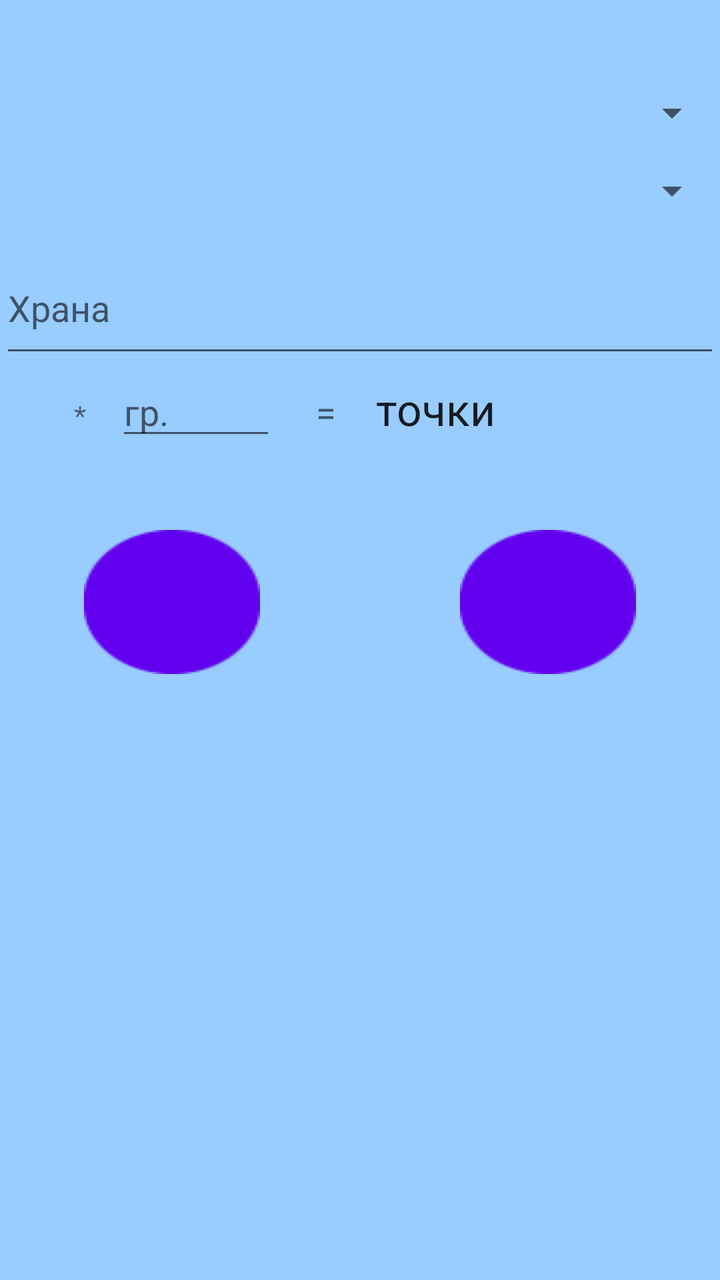
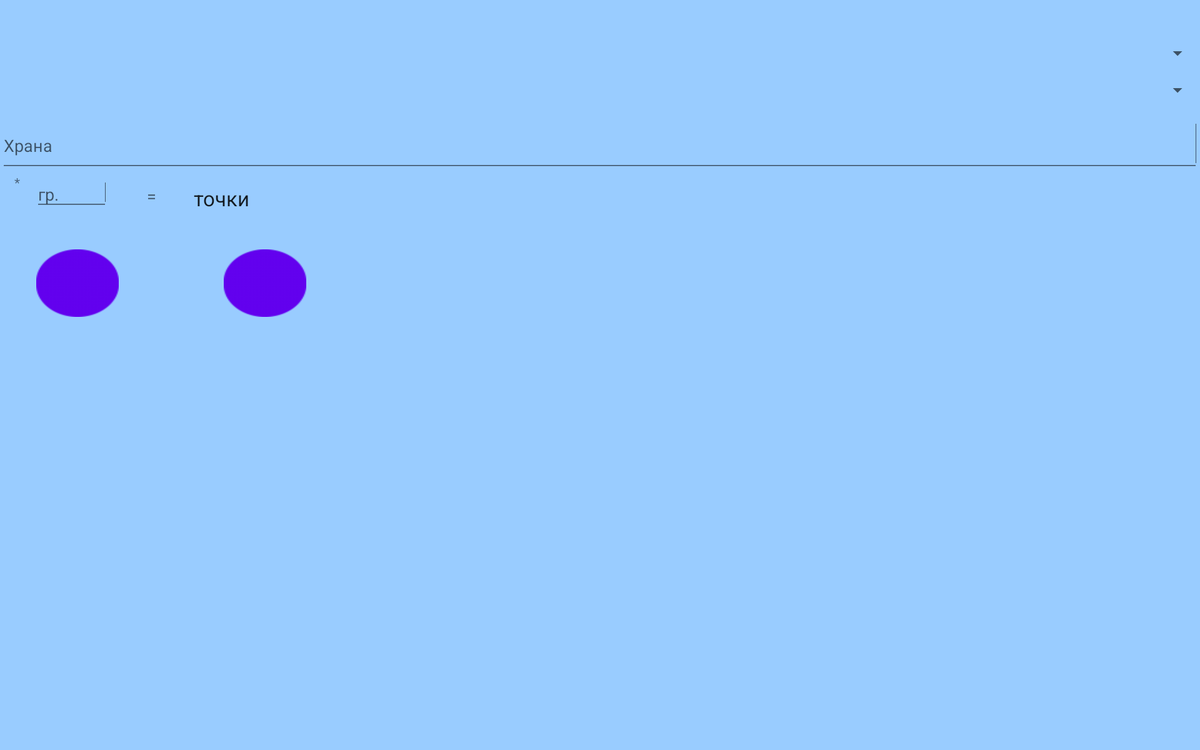

One screen, two layout resources from the same app: the default and the repository's alternative for another configuration. Each is rendered where Android would select it; the XML of both is given below.
<!-- AndroidManifest.xml: application theme AppTheme -->
<!-- res/layout/activity_main.xml -->
<?xml version="1.0" encoding="utf-8"?>
<ScrollView xmlns:android="http://schemas.android.com/apk/res/android"
    xmlns:tools="http://schemas.android.com/tools"
    android:layout_width="wrap_content"
    android:layout_height="fill_parent"
    android:background="#99CCFF"
    tools:context=".MainActivity"
    android:foregroundGravity="center_horizontal">

    <RelativeLayout
        android:id="@id/relativeView1"
        android:layout_width="wrap_content"
        android:layout_height="380.0dip"
         >

        <TextView
            android:id="@id/textView1"
            android:layout_width="wrap_content"
            android:layout_height="wrap_content"
            android:layout_alignParentLeft="true"
            android:layout_alignParentRight="true"
            android:layout_alignParentTop="true"
            android:textAppearance="?android:textAppearanceLarge" />

        <Spinner
            android:id="@id/spinner2"
            android:layout_width="wrap_content"
            android:layout_height="wrap_content"
            android:layout_alignParentLeft="true"
            android:layout_alignParentRight="true"
            android:layout_below="@id/textView1"
            android:layout_marginTop="15.0dip" />

        <Spinner
            android:id="@id/spinner1"
            android:layout_width="wrap_content"
            android:layout_height="wrap_content"
            android:layout_alignParentLeft="true"
            android:layout_alignParentRight="true"
            android:layout_below="@id/spinner2"
            android:layout_marginTop="15.0dip" />

        <AutoCompleteTextView
            android:id="@id/autoCompleteTextView1"
            android:layout_width="220.0dip"
            android:layout_height="wrap_content"
            android:layout_alignParentLeft="true"
            android:layout_alignParentRight="true"
            android:layout_below="@id/spinner1"
            android:layout_marginTop="14.0dip"
            android:completionThreshold="1"
            android:ems="10"
            android:hint="@string/hrana"
            android:imeOptions="actionNext"
            android:lines="2" >

            <requestFocus />
        </AutoCompleteTextView>

        <LinearLayout
            android:id="@id/LinLayouttx"
            android:layout_width="wrap_content"
            android:layout_height="wrap_content"
            android:orientation="horizontal"
            android:layout_below="@id/autoCompleteTextView1"
            android:layout_centerHorizontal="true">

            <TextView
                android:id="@id/textViewmulty"
                android:layout_width="wrap_content"
                android:layout_height="wrap_content"
                android:layout_marginLeft="15.0dip"
                android:text="@string/multiply"
                android:textAppearance="?android:textAppearanceSmall" />

            <EditText
                android:id="@id/editText1"
                android:layout_width="80.0dip"
                android:layout_height="wrap_content"
                android:layout_marginLeft="15.0dip"
                android:ems="10"
                android:hint="@string/gr"
                android:imeOptions="actionDone"
                android:inputType="numberDecimal" />



            <TextView
                android:id="@id/textVieweq"
                android:layout_width="wrap_content"
                android:layout_height="wrap_content"
                android:layout_marginLeft="20.0dip"
                android:text="@string/eq"
                android:textAppearance="?android:textAppearanceMedium" />

            <TextView
                android:id="@id/textViewtochki"
                android:layout_width="150.0dip"
                android:layout_height="wrap_content"
                android:layout_marginLeft="20.0dip"
                android:text="@string/tochki"
                android:textAppearance="?android:textAppearanceLarge" />
        </LinearLayout>


        <LinearLayout
                android:layout_width="wrap_content"
                android:layout_height="wrap_content"
                android:orientation="horizontal"
                android:layout_below="@id/LinLayouttx"
                android:layout_marginTop="40.0dip"
            android:layout_centerHorizontal="true">

            <Button
                android:id="@id/button2"
                android:layout_width="wrap_content"
                android:layout_height="wrap_content"
                android:background="@drawable/button_cancel"
                android:layout_marginRight="100dp"
                />

        <Button
            android:id="@id/button1"
            android:layout_width="wrap_content"
            android:layout_height="wrap_content"
            android:background="@drawable/button_save"
            />

            </LinearLayout>

    </RelativeLayout>

</ScrollView>
<!-- resources referenced by this layout -->
<resources>
  <!-- drawable button_cancel (drawable) -->
  <?xml version="1.0" encoding="utf-8"?>
  <selector xmlns:android="http://schemas.android.com/apk/res/android">
      <item android:state_pressed="true"
          android:drawable="@drawable/cancel_c" /> 
      <item android:state_focused="true"
          android:drawable="@drawable/cancel_f" /> 
      <item android:drawable="@drawable/cancel" /> 
  
  </selector>
  <!-- drawable button_save (drawable) -->
  <?xml version="1.0" encoding="utf-8"?>
  <selector xmlns:android="http://schemas.android.com/apk/res/android">
      <item android:state_pressed="true"
          android:drawable="@drawable/save_c" /> 
      <item android:state_focused="true"
          android:drawable="@drawable/save_f" /> 
      <item android:drawable="@drawable/save" /> 
  
  </selector>
  <string name="eq">=</string>
  <string name="gr">гр.</string>
  <string name="hrana">Храна</string>
  <string name="multiply">*</string>
  <string name="tochki">точки</string>
  <!-- drawable cancel_c: png bitmap (drawable, 2528 bytes) -->
  <!-- drawable cancel_f: png bitmap (drawable, 2522 bytes) -->
  <!-- drawable cancel: png bitmap (drawable, 5497 bytes) -->
  <!-- drawable save_c: png bitmap (drawable, 2154 bytes) -->
  <!-- drawable save_f: png bitmap (drawable, 2143 bytes) -->
  <!-- drawable save: png bitmap (drawable, 6053 bytes) -->
</resources>
<!-- res/layout-xlarge/activity_main.xml (the repository's variant of the layout above) -->
<!-- drawn on a large tablet held sideways -->
<?xml version="1.0" encoding="utf-8"?>
<ScrollView xmlns:android="http://schemas.android.com/apk/res/android"
    xmlns:tools="http://schemas.android.com/tools"
    android:layout_width="wrap_content"
    android:layout_height="fill_parent"
    android:background="#99CCFF"
    tools:context=".MainActivity">

    <RelativeLayout
        android:id="@id/relativeView1"
        android:layout_width="wrap_content"
        android:layout_height="380.0dip">

        <TextView
            android:id="@id/textView1"
            android:layout_width="wrap_content"
            android:layout_height="wrap_content"
            android:layout_alignParentLeft="true"
            android:layout_alignParentRight="true"
            android:layout_alignParentTop="true"
            android:textAppearance="?android:textAppearanceLarge" />

        <Spinner
            android:id="@id/spinner2"
            android:layout_width="wrap_content"
            android:layout_height="wrap_content"
            android:layout_alignParentLeft="true"
            android:layout_alignParentRight="true"
            android:layout_below="@id/textView1"
            android:layout_marginTop="15.0dip" />

        <Spinner
            android:id="@id/spinner1"
            android:layout_width="wrap_content"
            android:layout_height="wrap_content"
            android:layout_alignParentLeft="true"
            android:layout_alignParentRight="true"
            android:layout_below="@id/spinner2"
            android:layout_marginTop="15.0dip" />

        <AutoCompleteTextView
            android:id="@id/autoCompleteTextView1"
            android:layout_width="220.0dip"
            android:layout_height="wrap_content"
            android:layout_alignParentLeft="true"
            android:layout_alignParentRight="true"
            android:layout_below="@id/spinner1"
            android:layout_marginTop="14.0dip"
            android:completionThreshold="1"
            android:ems="10"
            android:hint="Храна"
            android:imeOptions="actionNext"
            android:lines="2" >

            <requestFocus />
        </AutoCompleteTextView>

        <EditText
            android:id="@id/editText1"
            android:layout_width="80.0dip"
            android:layout_height="wrap_content"
            android:layout_below="@id/autoCompleteTextView1"
            android:layout_toRightOf="@id/textViewmulty"
            android:layout_marginLeft="15.0dip"
            android:ems="10"
            android:hint="гр."
            android:imeOptions="actionDone"
            android:inputType="numberDecimal" />

        <TextView
            android:id="@id/textViewmulty"
            android:layout_width="wrap_content"
            android:layout_height="wrap_content"
            android:layout_alignParentLeft="true"
            android:layout_alignTop="@id/editText1"
            android:layout_marginLeft="15.0dip"
            android:text="@string/multiply"
            android:textAppearance="?android:textAppearanceSmall" />

        <TextView
            android:id="@id/textVieweq"
            android:layout_width="wrap_content"
            android:layout_height="wrap_content"
            android:layout_alignTop="@id/textViewtochki"
            android:layout_marginLeft="40.0dip"
            android:layout_toRightOf="@id/editText1"
            android:text="@string/eq"
            android:textAppearance="?android:textAppearanceMedium" />

        <Button
            android:id="@id/button1"
            android:layout_width="wrap_content"
            android:layout_height="wrap_content"
            android:layout_alignRight="@id/textViewtochki"
            android:layout_below="@id/editText1"
            android:layout_marginTop="40.0dip"
            android:background="@drawable/button_save"
            />
        <Button
            android:id="@id/button2"
            android:layout_width="wrap_content"
            android:layout_height="wrap_content"
            android:layout_alignRight="@id/button1"
            android:layout_below="@id/editText1"
            android:layout_marginTop="40.0dip"
            android:layout_marginRight="200.0dip"
            android:background="@drawable/button_cancel"
            />

        <TextView
            android:id="@id/textViewtochki"
            android:layout_width="120.0dip"
            android:layout_height="wrap_content"
            android:layout_alignBottom="@id/editText1"
            android:layout_marginLeft="40.0dip"
            android:layout_toRightOf="@id/textVieweq"
            android:text="точки"
            android:textAppearance="?android:textAppearanceLarge" />

    </RelativeLayout>

</ScrollView>
<!-- resources referenced by the variant -->
<!-- as a large tablet held sideways resolves them -->
<resources>
  <!-- drawable button_cancel (drawable) -->
  <?xml version="1.0" encoding="utf-8"?>
  <selector xmlns:android="http://schemas.android.com/apk/res/android">
      <item android:state_pressed="true"
          android:drawable="@drawable/cancel_c" /> 
      <item android:state_focused="true"
          android:drawable="@drawable/cancel_f" /> 
      <item android:drawable="@drawable/cancel" /> 
  
  </selector>
  <!-- drawable button_save (drawable) -->
  <?xml version="1.0" encoding="utf-8"?>
  <selector xmlns:android="http://schemas.android.com/apk/res/android">
      <item android:state_pressed="true"
          android:drawable="@drawable/save_c" /> 
      <item android:state_focused="true"
          android:drawable="@drawable/save_f" /> 
      <item android:drawable="@drawable/save" /> 
  
  </selector>
  <string name="eq">=</string>
  <string name="multiply">*</string>
  <!-- drawable cancel_c: png bitmap (drawable, 2528 bytes) -->
  <!-- drawable cancel_f: png bitmap (drawable, 2522 bytes) -->
  <!-- drawable cancel: png bitmap (drawable, 5497 bytes) -->
  <!-- drawable save_c: png bitmap (drawable, 2154 bytes) -->
  <!-- drawable save_f: png bitmap (drawable, 2143 bytes) -->
  <!-- drawable save: png bitmap (drawable, 6053 bytes) -->
</resources>
